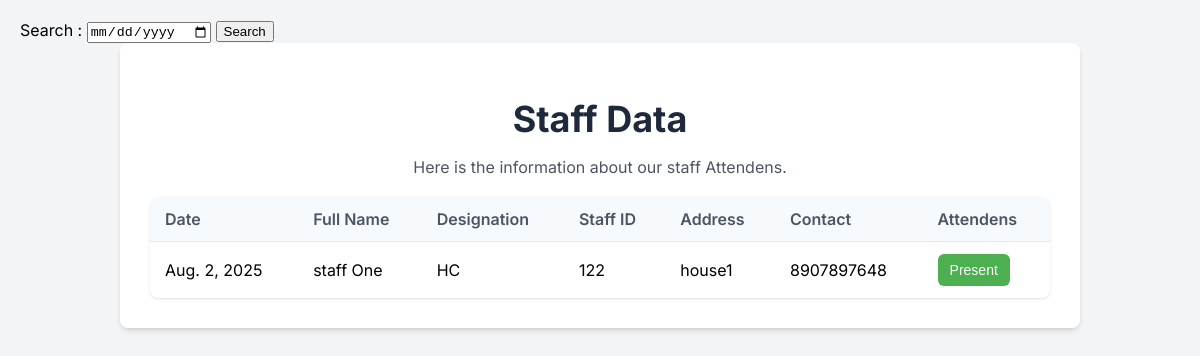
Before: /view_attendance/ (signed in) with the older database file.
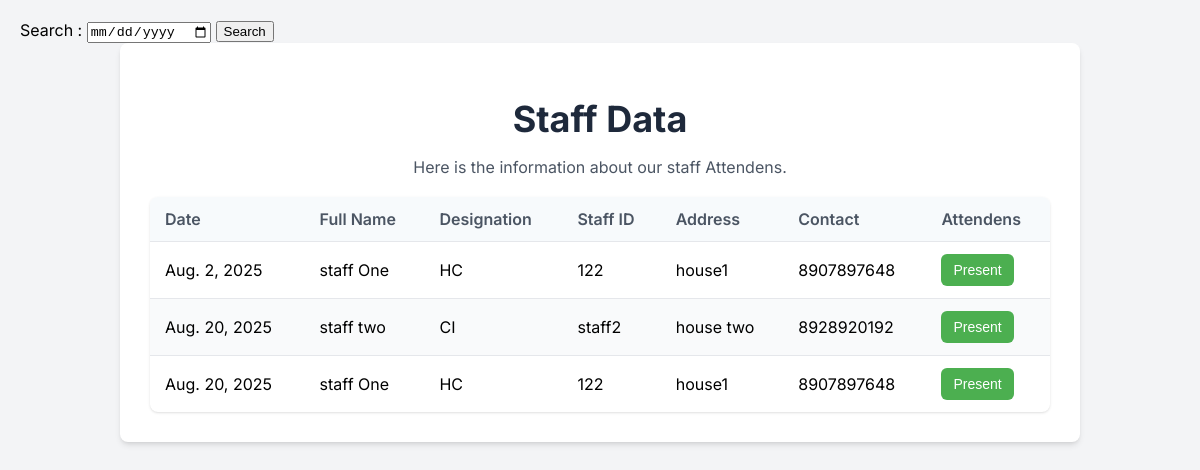
After: the same page with the newer database file.
### app_mini/models.py (models this page shows)
class Attendance(models.Model):
    att = models.CharField(max_length=10)
    date = models.DateField(auto_now_add=True)
    staff = models.ForeignKey(staff, on_delete=models.SET_NULL, null=True)
    station = models.ForeignKey(police_station_registration, on_delete=models.SET_NULL, null=True)

class staff(models.Model):
    DESIGNATION_CHOICE = [
        ('DGP', 'Director General of Police'),
        ('IGP', 'Inspector General of Police'),
        ('SP', 'Superintendent of Police'),
        ('DSP', 'Deputy Superintendent of Police'),
        ('CI', 'Circle Inspector'),
        ('SI', 'Sub Inspector'),
        ('ASI', 'Assistant Sub Inspector'),
        ('HC', 'Head Constable'),
        ('PC', 'Police Constable')
    ]
    GENDER = [
        ('M', 'Male'),
        ('F', 'Female'),
        ('O', 'Other')
    ]
    profile_picture = models.ImageField(upload_to='profile_staff/', null=True)
    staff_id = models.CharField(max_length=50, primary_key=True)
    login_id = models.ForeignKey(login, on_delete=models.CASCADE, null=True, blank=True)
    full_name = models.CharField(max_length=100)
    address = models.CharField(max_length=100)
    contact = models.CharField(max_length=13)
    designation = models.CharField(max_length=50, choices=DESIGNATION_CHOICE)
    gender = models.CharField(max_length=6, choices=GENDER)
    date_of_birth = models.DateField()
    station = models.ForeignKey(police_station_registration, on_delete=models.SET_NULL, null=True)

### app_mini/views.py (the view)
# urls.py: path('view_attendance/', views.view_attendance, name='view_attendance'),
def view_attendance(request):
    station_login_id = request.session.get('station_id')
    station_login_ins = get_object_or_404(login_table, id = station_login_id)
    station = get_object_or_404(police_station_registration, login_id = station_login_ins)
    att_ins = Attendance.objects.filter(station = station)
    return render(request, 'police_station/view_attendance.html', {'staff_data':att_ins})

### app_mini/templates/police_station/view_attendance.html (shortened to what this page needs)
<!DOCTYPE html>
<html lang="en">
<head>
</head>
<body class="bg-gray-100 font-sans">
    <div id="search">
        Search : <input type="date" id="search_att">
        <button onclick="search_atte()">Search</button>
    </div>
    <div class="staff-container">
        <header class="staff-header">
            <h1>Staff Data</h1>
            <p>Here is the information about our staff Attendens.</p>
        </header>
        <main>
            <div class="staff-list">
                {% if staff_data %}
                <table class="staff-table">
                    <thead>
                        <tr>
                            <th>Date</th>
                            <th>Full Name</th>
                            <th>Designation</th>
                            <th>Staff ID</th>
                            <th>Address</th>
                            <th>Contact</th>
                            <th>Attendens</th>
                        </tr>
                    </thead>
                    <tbody>
                        {% for staff in staff_data %}
                        <tr>
                            <td>{{ staff.date }}</td>
                            <td>{{ staff.staff.full_name }}</td>
                            <td>{{ staff.staff.designation }}</td>
                            <td>{{ staff.staff_id }}</td>
                            <td>{{ staff.staff.address }}</td>
                            <td>{{ staff.staff.contact }}</td>
                            <td>
                                {% if staff.att == "present"  %}
                                <button>Present</button>
                                {% else %}
                                <button style="background: red;">Absent</button>
                                {% endif %}
                            </td>
                        </tr>
                        {% endfor %}
                    </tbody>
                </table>
                {% else %}
                <p class="no-staff-message">There Aren't Any Staff's</p>
                {% endif %}
            </div>
        </main>
    </div>
</body>
</html>

### app_mini/templates/police_station/view_attendance.html (style rules this page uses)
body { font-family: 'Inter', sans-serif; background-color: #f3f4f6; margin: 0; padding: 20px; }
.staff-container { max-width: 900px; margin: 0 auto; background-color: #ffffff; padding: 30px; border-radius: 0.5rem; box-shadow: 0 4px 6px -1px rgba(0, 0, 0, 0.1), 0 2px 4px -2px rgba(0, 0, 0, 0.1); }
.staff-header { text-align: center; margin-bottom: 20px; }
.staff-header h1 { font-size: 2.25rem; font-weight: 700; color: #1e293b; margin-bottom: 10px; }
.staff-header p { color: #4b5563; font-size: 1rem; }
.staff-table { width: 100%; border-collapse: collapse; margin-top: 20px; box-shadow: 0 1px 3px 0 rgba(0, 0, 0, 0.1), 0 1px 2px -1px rgba(0, 0, 0, 0.1); border-radius: 0.5rem; overflow: hidden; }
.staff-table th, .staff-table td { padding: 12px 15px; text-align: left; border-bottom: 1px solid #e5e7eb; }
.staff-table th { background-color: #f7fafc; font-weight: 600; color: #4b5563; }
.staff-table tr:nth-child(even) { background-color: #f9fafb; }
.staff-table tr:last-child td { border-bottom: none; }
.staff-table button { background-color: #4CAF50; border: none; color: white; padding: 8px 12px; text-align: center; text-decoration: none; display: inline-block; font-size: 14px; border-radius: 0.375rem; cursor: pointer; margin-right: 5px; }

Changed rows visible on the page:
added Attendance: date "Aug. 20, 2025", staff.full_name "staff two", staff.designation "CI", staff_id "staff2", staff.address "house two", staff.contact "8928920192", att "Present"
added Attendance: date "Aug. 20, 2025", staff.full_name "staff One", staff.designation "HC", staff_id "122", staff.address "house1", staff.contact "8907897648", att "Present"
